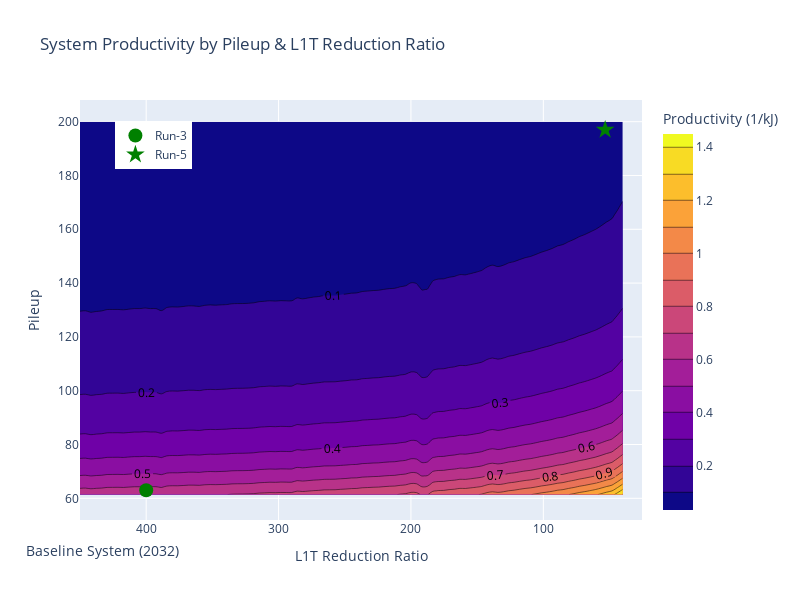

Notebook source saved alongside this figure:
### Code cell
fig = go.Figure(data =
    go.Contour(
        z=res_productivity * 1000,
        x=l1t_reductions, # horizontal axis
        y=(pileup* 140)+60, # vertical axis,
        contours = dict(showlabels = True),
        colorbar = dict(title = "Productivity (1/kJ)")
         
    ),
    )

y_offset = 3
fig.add_trace(go.Scatter(x = (400,),
                        y = (60 + y_offset,),
                        mode = "markers",
                        marker = dict(size = 14, color = "green", symbol="circle"),
                        name = "Run-3"))

fig.add_trace(go.Scatter(x = (53.3,),
                        y = (200 - y_offset,),
                        mode = "markers",
                        marker = dict(size = 14, color = "green", symbol = "star"),
                        name = "Run-5"))

fig.update_layout(width = 800, 
                  height = 600,
                  xaxis_title = "L1T Reduction Ratio",
                  yaxis_title = "Pileup",
                  title = "System Productivity by Pileup & L1T Reduction Ratio",
                  legend=dict(xanchor = "right",
                   x = 0.20,
                y = 0.95),)
fig.update_xaxes(autorange="reversed")
fig.add_annotation(x = -0.1, 
                   y = -0.1, 
                   showarrow=False,
                   text = "Baseline System (2032)", 
                   xref="paper", 
                   yref="paper",
                   font = dict(size = 14))
fig.show()

### Figure 1 — Plotly figure (JSON) as saved in the notebook; plotly's stock layout.template omitted (floating-point values rounded to 4 significant figures; data arrays with more than 128 entries replaced by an {"elided": "..."} marker saying what was removed)
{"data": [{"colorbar": {"title": {"text": "Productivity (1/kJ)"}}, "contours": {"showlabels": true}, "type": "contour", "x": [450, 445.9, 441.8, 437.7, 433.6, 429.5, 425.4, 421.3, 417.2, 413.1, 409, 404.9, 400.8, 396.7, 392.6, 388.5, 384.4, 380.3, 376.2, 372.1, 368, 363.9, 359.8, 355.7, 351.6, 347.5, 343.4, 339.3, 335.2, 331.1, 327, 322.9, 318.8, 314.7, 310.6, 306.5, 302.4, 298.3, 294.2, 290.1, 286, 281.9, 277.8, 273.7, 269.6, 265.5, 261.4, 257.3, 253.2, 249.1, 245.0, 240.9, 236.8, 232.7, 228.6, 224.5, 220.4, 216.3, 212.2, 208.1, 204.0, 199.9, 195.8, 191.7, 187.6, 183.5, 179.4, 175.3, 171.2, 167.1, 163, 158.9, 154.8, 150.7, 146.6, 142.5, 138.4, 134.3, 130.2, 126.1, 122, 117.9, 113.8, 109.7, 105.6, 101.5, 97.4, 93.3, 89.2, 85.1, 81.0, 76.9, 72.8, 68.7, 64.6, 60.5, 56.4, 52.3, 48.2, 44.1, 40], "y": [61.4, 62.79, 64.17, 65.56, 66.94, 68.33, 69.72, 71.1, 72.49, 73.87, 75.26, 76.65, 78.03, 79.42, 80.8, 82.19, 83.58, 84.96, 86.35, 87.73, 89.12, 90.51, 91.89, 93.28, 94.66, 96.05, 97.44, 98.82, 100.2, 101.6, 103.0, 104.4, 105.8, 107.1, 108.5, 109.9, 111.3, 112.7, 114.1, 115.5, 116.8, 118.2, 119.6, 121.0, 122.4, 123.8, 125.2, 126.5, 127.9, 129.3, 130.7, 132.1, 133.5, 134.9, 136.2, 137.6, 139.0, 140.4, 141.8, 143.2, 144.6, 145.9, 147.3, 148.7, 150.1, 151.5, 152.9, 154.3, 155.6, 157.0, 158.4, 159.8, 161.2, 162.6, 164.0, 165.3, 166.7, 168.1, 169.5, 170.9, 172.3, 173.7, 175.1, 176.4, 177.8, 179.2, 180.6, 182.0, 183.4, 184.8, 186.1, 187.5, 188.9, 190.3, 191.7, 193.1, 194.5, 195.8, 197.2, 198.6, 200], "z": {"elided": "101x101 float values"}}, {"marker": {"color": "green", "size": 14, "symbol": "circle"}, "mode": "markers", "name": "Run-3", "type": "scatter", "x": [400], "y": [63]}, {"marker": {"color": "green", "size": 14, "symbol": "star"}, "mode": "markers", "name": "Run-5", "type": "scatter", "x": [53.3], "y": [197]}], "layout": {"annotations": [{"font": {"size": 14}, "showarrow": false, "text": "Baseline System (2032)", "x": -0.1, "xref": "paper", "y": -0.1, "yref": "paper"}], "height": 600, "legend": {"x": 0.2, "xanchor": "right", "y": 0.95}, "title": {"text": "System Productivity by Pileup & L1T Reduction Ratio"}, "width": 800, "xaxis": {"autorange": "reversed", "title": {"text": "L1T Reduction Ratio"}}, "yaxis": {"title": {"text": "Pileup"}}}}
